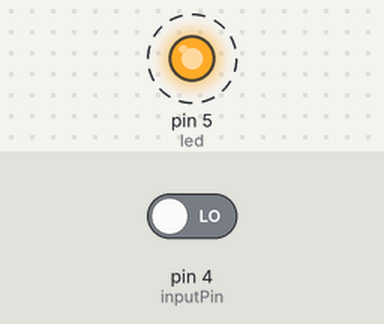
A sketch run on a simulated Arduino Uno, built with avr-gcc and run on an emulated ATmega328P. Shown: output pins drawn as LEDs (lit = HIGH). Dashed ring = blinking. Inputs (shaded band) come from the test bench; at power-on: pin 4 (inputPin) LOW. What the sketch prints to the serial monitor is not drawn.

Above: at 4.8 s.
4.9 s: pin 4 (inputPin) driven HIGH
Timing chart, 0 to 15.5 s (numbered marks = the images above; inputs shaded):
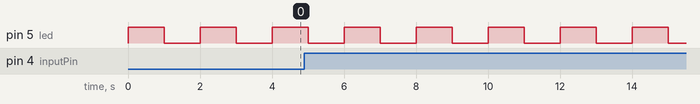

The sketch:

Practice_0.ino
```cpp
const int led = 5;
const int count = 3;
const int inputPin = 4;
int result = 0;

void blink_0(){
  digitalWrite(led, HIGH);
  delay(500);
  digitalWrite(led, LOW);
  delay(500);
}
void blink_1(int count){
  while(count > 0){
    digitalWrite(led, HIGH);
    delay(500);
    digitalWrite(led, LOW);
    delay(500);
    count--;//count를 줄인다.
    Serial.print(count);
    if(count <= 0) break;
  }
}
int blink_2(int period){ // 버튼을 누르기전 까지는 led의 깜빡임이 지속, 누르면led 깜박임 횟수 리턴
  int switchval = digitalRead(inputPin) ;

  while (switchval == LOW){
    digitalWrite(led, HIGH);
    delay(period);
    digitalWrite(led, LOW);
    delay(period);
    result++;
    if(digitalRead(inputPin)==HIGH) Serial.println(result);
  }
}

void setup() {
  Serial.begin(9600);
  pinMode(led, OUTPUT);
  pinMode(inputPin, INPUT);
}

void loop() {
  blink_2(1000);
  //Serial.println(result);
}
```

Measured:
- by itself, pin 5 (led): alternates HIGH for 1.0 s and LOW for 1.0 s
